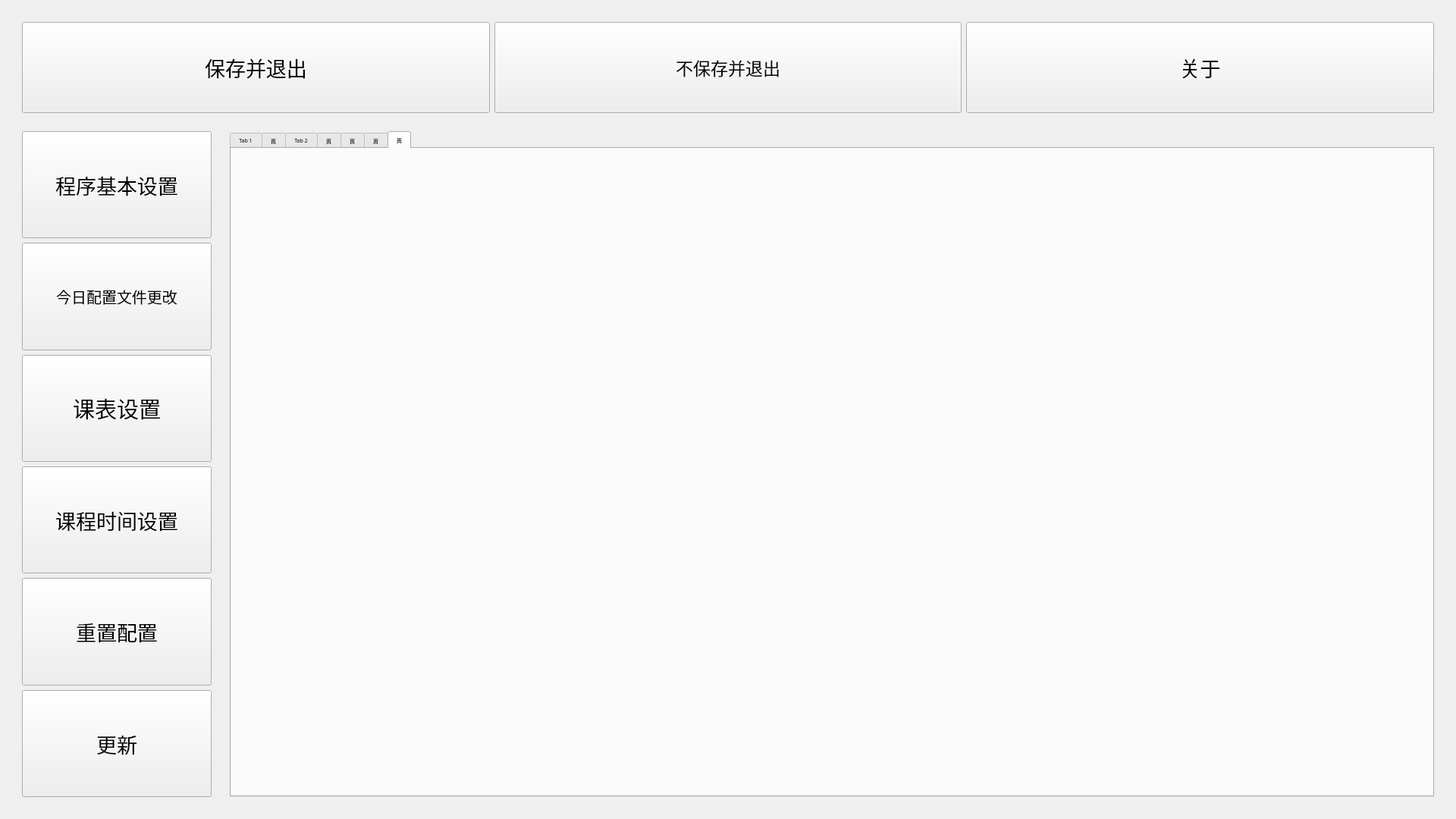
<?xml version="1.0" encoding="UTF-8"?>
<ui version="4.0">
 <class>settings</class>
 <widget class="QWidget" name="settings">
  <property name="geometry">
   <rect>
    <x>0</x>
    <y>0</y>
    <width>1920</width>
    <height>1080</height>
   </rect>
  </property>
  <property name="font">
   <font>
    <family>黑体</family>
    <pointsize>10</pointsize>
   </font>
  </property>
  <property name="windowTitle">
   <string>Form</string>
  </property>
  <layout class="QHBoxLayout" name="horizontalLayout_10">
   <item>
    <widget class="QWidget" name="widget" native="true">
     <layout class="QGridLayout" name="gridLayout" rowstretch="2,13" columnstretch="1,6">
      <item row="1" column="0">
       <widget class="QWidget" name="widget_3" native="true">
        <property name="styleSheet">
         <string notr="true"/>
        </property>
        <layout class="QVBoxLayout" name="verticalLayout_3">
         <item>
          <widget class="QPushButton" name="to_program_config">
           <property name="sizePolicy">
            <sizepolicy hsizetype="Preferred" vsizetype="Preferred">
             <horstretch>0</horstretch>
             <verstretch>0</verstretch>
            </sizepolicy>
           </property>
           <property name="font">
            <font>
             <family>黑体</family>
             <pointsize>20</pointsize>
            </font>
           </property>
           <property name="text">
            <string>程序基本设置</string>
           </property>
          </widget>
         </item>
         <item>
          <widget class="QPushButton" name="to_daily_config">
           <property name="sizePolicy">
            <sizepolicy hsizetype="Preferred" vsizetype="Preferred">
             <horstretch>0</horstretch>
             <verstretch>0</verstretch>
            </sizepolicy>
           </property>
           <property name="font">
            <font>
             <family>黑体</family>
             <pointsize>15</pointsize>
            </font>
           </property>
           <property name="text">
            <string>今日配置文件更改</string>
           </property>
          </widget>
         </item>
         <item>
          <widget class="QPushButton" name="to_lessons">
           <property name="sizePolicy">
            <sizepolicy hsizetype="Preferred" vsizetype="Preferred">
             <horstretch>0</horstretch>
             <verstretch>0</verstretch>
            </sizepolicy>
           </property>
           <property name="font">
            <font>
             <family>黑体</family>
             <pointsize>22</pointsize>
            </font>
           </property>
           <property name="text">
            <string>课表设置</string>
           </property>
          </widget>
         </item>
         <item>
          <widget class="QPushButton" name="to_time">
           <property name="sizePolicy">
            <sizepolicy hsizetype="Preferred" vsizetype="Preferred">
             <horstretch>0</horstretch>
             <verstretch>0</verstretch>
            </sizepolicy>
           </property>
           <property name="font">
            <font>
             <family>黑体</family>
             <pointsize>20</pointsize>
            </font>
           </property>
           <property name="text">
            <string>课程时间设置</string>
           </property>
          </widget>
         </item>
         <item>
          <widget class="QPushButton" name="to_resetting">
           <property name="sizePolicy">
            <sizepolicy hsizetype="Preferred" vsizetype="Preferred">
             <horstretch>0</horstretch>
             <verstretch>0</verstretch>
            </sizepolicy>
           </property>
           <property name="font">
            <font>
             <family>黑体</family>
             <pointsize>20</pointsize>
            </font>
           </property>
           <property name="text">
            <string>重置配置</string>
           </property>
          </widget>
         </item>
         <item>
          <widget class="QPushButton" name="to_update">
           <property name="sizePolicy">
            <sizepolicy hsizetype="Preferred" vsizetype="Preferred">
             <horstretch>0</horstretch>
             <verstretch>0</verstretch>
            </sizepolicy>
           </property>
           <property name="font">
            <font>
             <family>黑体</family>
             <pointsize>20</pointsize>
            </font>
           </property>
           <property name="text">
            <string>更新</string>
           </property>
          </widget>
         </item>
        </layout>
       </widget>
      </item>
      <item row="1" column="1">
       <widget class="QWidget" name="widget_4" native="true">
        <property name="styleSheet">
         <string notr="true"/>
        </property>
        <layout class="QVBoxLayout" name="verticalLayout_2">
         <item>
          <widget class="QTabWidget" name="tabWidget">
           <property name="font">
            <font>
             <family>黑体</family>
             <pointsize>5</pointsize>
            </font>
           </property>
           <property name="focusPolicy">
            <enum>Qt::TabFocus</enum>
           </property>
           <property name="currentIndex">
            <number>6</number>
           </property>
           <widget class="QWidget" name="set_program_config">
            <attribute name="title">
             <string>Tab 1</string>
            </attribute>
            <layout class="QHBoxLayout" name="horizontalLayout_2">
             <item>
              <widget class="QScrollArea" name="program_config_scrollarea">
               <property name="widgetResizable">
                <bool>true</bool>
               </property>
               <widget class="QWidget" name="scrollAreaWidgetContents_2">
                <property name="geometry">
                 <rect>
                  <x>0</x>
                  <y>0</y>
                  <width>1550</width>
                  <height>825</height>
                 </rect>
                </property>
                <layout class="QVBoxLayout" name="verticalLayout_7">
                 <item>
                  <widget class="QWidget" name="program_config_show_area" native="true">
                   <layout class="QVBoxLayout" name="verticalLayout_4"/>
                  </widget>
                 </item>
                </layout>
               </widget>
              </widget>
             </item>
            </layout>
           </widget>
           <widget class="QWidget" name="set_daily_config">
            <attribute name="title">
             <string>页</string>
            </attribute>
            <layout class="QHBoxLayout" name="horizontalLayout_3">
             <item>
              <widget class="QTabWidget" name="daily_config_tab_widget">
               <property name="font">
                <font>
                 <family>黑体</family>
                 <pointsize>20</pointsize>
                </font>
               </property>
               <property name="contextMenuPolicy">
                <enum>Qt::ActionsContextMenu</enum>
               </property>
               <property name="currentIndex">
                <number>0</number>
               </property>
               <property name="movable">
                <bool>true</bool>
               </property>
               <widget class="QWidget" name="tab_lessons_edit">
                <attribute name="title">
                 <string>课表</string>
                </attribute>
                <layout class="QVBoxLayout" name="verticalLayout_8" stretch="1,10">
                 <item>
                  <widget class="QWidget" name="widget_6" native="true">
                   <layout class="QHBoxLayout" name="horizontalLayout_4">
                    <item>
                     <widget class="QPushButton" name="add_dailyconfig_lessons">
                      <property name="sizePolicy">
                       <sizepolicy hsizetype="Preferred" vsizetype="Preferred">
                        <horstretch>0</horstretch>
                        <verstretch>0</verstretch>
                       </sizepolicy>
                      </property>
                      <property name="font">
                       <font>
                        <family>黑体</family>
                        <pointsize>17</pointsize>
                       </font>
                      </property>
                      <property name="text">
                       <string>新建项于末尾</string>
                      </property>
                     </widget>
                    </item>
                    <item>
                     <widget class="QPushButton" name="sort_by_time">
                      <property name="sizePolicy">
                       <sizepolicy hsizetype="Preferred" vsizetype="Preferred">
                        <horstretch>0</horstretch>
                        <verstretch>0</verstretch>
                       </sizepolicy>
                      </property>
                      <property name="font">
                       <font>
                        <family>黑体</family>
                        <pointsize>16</pointsize>
                       </font>
                      </property>
                      <property name="text">
                       <string>按时间排序</string>
                      </property>
                     </widget>
                    </item>
                   </layout>
                  </widget>
                 </item>
                 <item>
                  <widget class="QTableWidget" name="daily_config_tableWidget">
                   <property name="font">
                    <font>
                     <family>黑体</family>
                     <pointsize>20</pointsize>
                    </font>
                   </property>
                   <attribute name="horizontalHeaderStretchLastSection">
                    <bool>false</bool>
                   </attribute>
                   <column>
                    <property name="text">
                     <string>名称</string>
                    </property>
                   </column>
                   <column>
                    <property name="text">
                     <string>起始时间</string>
                    </property>
                   </column>
                   <column>
                    <property name="text">
                     <string>终止时间</string>
                    </property>
                   </column>
                   <column>
                    <property name="text">
                     <string>点击删除(不可撤销)</string>
                    </property>
                   </column>
                  </widget>
                 </item>
                </layout>
               </widget>
              </widget>
             </item>
            </layout>
           </widget>
           <widget class="QWidget" name="set_lessons">
            <property name="font">
             <font>
              <family>Agency FB</family>
              <pointsize>9</pointsize>
             </font>
            </property>
            <attribute name="title">
             <string>Tab 2</string>
            </attribute>
            <layout class="QHBoxLayout" name="horizontalLayout_5">
             <item>
              <widget class="QTabWidget" name="set_lessons_tabWidget">
               <property name="font">
                <font>
                 <family>黑体</family>
                 <pointsize>18</pointsize>
                </font>
               </property>
               <property name="tabPosition">
                <enum>QTabWidget::North</enum>
               </property>
               <property name="currentIndex">
                <number>0</number>
               </property>
               <widget class="QWidget" name="lessons_monday">
                <attribute name="title">
                 <string>周一</string>
                </attribute>
               </widget>
               <widget class="QWidget" name="lessons_tuesday">
                <attribute name="title">
                 <string>周二</string>
                </attribute>
               </widget>
               <widget class="QWidget" name="lessons_wednesday">
                <attribute name="title">
                 <string>周三</string>
                </attribute>
               </widget>
               <widget class="QWidget" name="lessons_thursday">
                <attribute name="title">
                 <string>周四</string>
                </attribute>
               </widget>
               <widget class="QWidget" name="lessons_friday">
                <attribute name="title">
                 <string>周五</string>
                </attribute>
               </widget>
               <widget class="QWidget" name="lessons_saturday">
                <attribute name="title">
                 <string>周六</string>
                </attribute>
               </widget>
               <widget class="QWidget" name="lessons_sunday">
                <attribute name="title">
                 <string>周日</string>
                </attribute>
               </widget>
               <widget class="QWidget" name="lessons_special">
                <attribute name="title">
                 <string>特殊</string>
                </attribute>
               </widget>
               <widget class="QWidget" name="lessons_with_homework">
                <attribute name="title">
                 <string>需生成作业</string>
                </attribute>
               </widget>
              </widget>
             </item>
            </layout>
           </widget>
           <widget class="QWidget" name="show_about">
            <property name="font">
             <font>
              <family>黑体</family>
              <pointsize>12</pointsize>
             </font>
            </property>
            <attribute name="title">
             <string>页</string>
            </attribute>
            <layout class="QVBoxLayout" name="verticalLayout_6" stretch="3,8">
             <item>
              <widget class="QLabel" name="label">
               <property name="font">
                <font>
                 <family>黑体</family>
                 <pointsize>20</pointsize>
                 <weight>75</weight>
                 <bold>true</bold>
                </font>
               </property>
               <property name="text">
                <string>Simple Class Information Display</string>
               </property>
              </widget>
             </item>
             <item>
              <widget class="QWidget" name="widget_5" native="true">
               <property name="font">
                <font>
                 <family>黑体</family>
                 <pointsize>7</pointsize>
                </font>
               </property>
               <layout class="QVBoxLayout" name="verticalLayout_5" stretch="1,1,1">
                <item>
                 <widget class="QLabel" name="now_version">
                  <property name="font">
                   <font>
                    <family>黑体</family>
                    <pointsize>20</pointsize>
                   </font>
                  </property>
                  <property name="text">
                   <string>版本号:等待读取</string>
                  </property>
                 </widget>
                </item>
                <item>
                 <widget class="QLabel" name="label_3">
                  <property name="font">
                   <font>
                    <family>黑体</family>
                    <pointsize>20</pointsize>
                   </font>
                  </property>
                  <property name="styleSheet">
                   <string notr="true">a { color: #007aff; }</string>
                  </property>
                  <property name="text">
                   <string>项目链接: 在&lt;a href=&quot;https://github.com/erduotong/Simple_Class_Information_Display/&quot;style=&quot;color: #007aff;&quot;&gt;Github&lt;/a&gt;上查看/在&lt;a href=&quot;https://gitee.com/erduotong/Simple_Class_Information_Display/&quot;style=&quot;color: #007aff;&quot;&gt;Gitee&lt;/a&gt;上查看</string>
                  </property>
                  <property name="openExternalLinks">
                   <bool>true</bool>
                  </property>
                 </widget>
                </item>
                <item>
                 <widget class="QLabel" name="label_4">
                  <property name="font">
                   <font>
                    <family>黑体</family>
                    <pointsize>20</pointsize>
                   </font>
                  </property>
                  <property name="text">
                   <string>制作:耳朵同</string>
                  </property>
                 </widget>
                </item>
               </layout>
              </widget>
             </item>
            </layout>
           </widget>
           <widget class="QWidget" name="set_time">
            <attribute name="title">
             <string>页</string>
            </attribute>
            <layout class="QHBoxLayout" name="horizontalLayout_6">
             <item>
              <widget class="QTabWidget" name="set_time_tabWidget">
               <property name="font">
                <font>
                 <family>黑体</family>
                 <pointsize>18</pointsize>
                </font>
               </property>
               <property name="currentIndex">
                <number>0</number>
               </property>
               <widget class="QWidget" name="tab">
                <attribute name="title">
                 <string>常规课程(通用)</string>
                </attribute>
                <layout class="QHBoxLayout" name="horizontalLayout_7" stretch="7,0">
                 <item>
                  <widget class="QTableWidget" name="time_edit_tableWidget">
                   <column>
                    <property name="text">
                     <string>课程</string>
                    </property>
                   </column>
                   <column>
                    <property name="text">
                     <string>开始时间</string>
                    </property>
                   </column>
                   <column>
                    <property name="text">
                     <string>结束时间</string>
                    </property>
                   </column>
                  </widget>
                 </item>
                 <item>
                  <widget class="QWidget" name="widget_7" native="true">
                   <layout class="QVBoxLayout" name="verticalLayout_9" stretch="1,3">
                    <item>
                     <widget class="QPushButton" name="time_edit_reorder_button">
                      <property name="sizePolicy">
                       <sizepolicy hsizetype="Expanding" vsizetype="Expanding">
                        <horstretch>0</horstretch>
                        <verstretch>0</verstretch>
                       </sizepolicy>
                      </property>
                      <property name="font">
                       <font>
                        <family>黑体</family>
                        <pointsize>10</pointsize>
                       </font>
                      </property>
                      <property name="text">
                       <string>按时间重排序</string>
                      </property>
                     </widget>
                    </item>
                    <item>
                     <spacer name="verticalSpacer">
                      <property name="orientation">
                       <enum>Qt::Vertical</enum>
                      </property>
                      <property name="sizeHint" stdset="0">
                       <size>
                        <width>20</width>
                        <height>40</height>
                       </size>
                      </property>
                     </spacer>
                    </item>
                   </layout>
                  </widget>
                 </item>
                </layout>
               </widget>
               <widget class="QWidget" name="tab_2">
                <attribute name="title">
                 <string>特殊课程(对应单一课程)</string>
                </attribute>
                <layout class="QHBoxLayout" name="horizontalLayout_8" stretch="7,0">
                 <item>
                  <widget class="QTableWidget" name="time_edit_tableWidget_special">
                   <column>
                    <property name="text">
                     <string>课程</string>
                    </property>
                   </column>
                   <column>
                    <property name="text">
                     <string>开始时间</string>
                    </property>
                   </column>
                   <column>
                    <property name="text">
                     <string>结束时间</string>
                    </property>
                   </column>
                  </widget>
                 </item>
                 <item>
                  <widget class="QWidget" name="widget_8" native="true">
                   <layout class="QVBoxLayout" name="verticalLayout_10" stretch="1,3">
                    <item>
                     <widget class="QPushButton" name="time_edit_reorder_special_button">
                      <property name="sizePolicy">
                       <sizepolicy hsizetype="Expanding" vsizetype="Expanding">
                        <horstretch>0</horstretch>
                        <verstretch>0</verstretch>
                       </sizepolicy>
                      </property>
                      <property name="font">
                       <font>
                        <family>黑体</family>
                        <pointsize>10</pointsize>
                       </font>
                      </property>
                      <property name="text">
                       <string>按时间重排序</string>
                      </property>
                     </widget>
                    </item>
                    <item>
                     <spacer name="verticalSpacer_2">
                      <property name="orientation">
                       <enum>Qt::Vertical</enum>
                      </property>
                      <property name="sizeHint" stdset="0">
                       <size>
                        <width>20</width>
                        <height>40</height>
                       </size>
                      </property>
                     </spacer>
                    </item>
                   </layout>
                  </widget>
                 </item>
                </layout>
               </widget>
              </widget>
             </item>
            </layout>
           </widget>
           <widget class="QWidget" name="resetting">
            <attribute name="title">
             <string>页</string>
            </attribute>
            <layout class="QVBoxLayout" name="verticalLayout_11" stretch="5,1">
             <item>
              <widget class="QWidget" name="widget_9" native="true">
               <layout class="QGridLayout" name="gridLayout_2">
                <item row="0" column="1">
                 <widget class="QCheckBox" name="reset_program_config">
                  <property name="sizePolicy">
                   <sizepolicy hsizetype="Expanding" vsizetype="Expanding">
                    <horstretch>0</horstretch>
                    <verstretch>0</verstretch>
                   </sizepolicy>
                  </property>
                  <property name="font">
                   <font>
                    <family>黑体</family>
                    <pointsize>10</pointsize>
                   </font>
                  </property>
                  <property name="text">
                   <string>程序基本设置</string>
                  </property>
                 </widget>
                </item>
                <item row="0" column="2">
                 <widget class="QCheckBox" name="reset_daily_config">
                  <property name="sizePolicy">
                   <sizepolicy hsizetype="Expanding" vsizetype="Expanding">
                    <horstretch>0</horstretch>
                    <verstretch>0</verstretch>
                   </sizepolicy>
                  </property>
                  <property name="font">
                   <font>
                    <family>黑体</family>
                    <pointsize>10</pointsize>
                   </font>
                  </property>
                  <property name="text">
                   <string>今日配置</string>
                  </property>
                 </widget>
                </item>
                <item row="1" column="1">
                 <widget class="QCheckBox" name="reset_lessons">
                  <property name="sizePolicy">
                   <sizepolicy hsizetype="Expanding" vsizetype="Expanding">
                    <horstretch>0</horstretch>
                    <verstretch>0</verstretch>
                   </sizepolicy>
                  </property>
                  <property name="font">
                   <font>
                    <family>黑体</family>
                    <pointsize>10</pointsize>
                   </font>
                  </property>
                  <property name="text">
                   <string>课表</string>
                  </property>
                 </widget>
                </item>
                <item row="1" column="2">
                 <widget class="QCheckBox" name="reset_time">
                  <property name="sizePolicy">
                   <sizepolicy hsizetype="Expanding" vsizetype="Expanding">
                    <horstretch>0</horstretch>
                    <verstretch>0</verstretch>
                   </sizepolicy>
                  </property>
                  <property name="font">
                   <font>
                    <family>黑体</family>
                    <pointsize>10</pointsize>
                   </font>
                  </property>
                  <property name="text">
                   <string>课程时间</string>
                  </property>
                 </widget>
                </item>
               </layout>
              </widget>
             </item>
             <item>
              <widget class="QWidget" name="widget_10" native="true">
               <layout class="QHBoxLayout" name="horizontalLayout_9">
                <item>
                 <spacer name="horizontalSpacer">
                  <property name="orientation">
                   <enum>Qt::Horizontal</enum>
                  </property>
                  <property name="sizeHint" stdset="0">
                   <size>
                    <width>40</width>
                    <height>20</height>
                   </size>
                  </property>
                 </spacer>
                </item>
                <item>
                 <widget class="QPushButton" name="start_reset">
                  <property name="sizePolicy">
                   <sizepolicy hsizetype="Expanding" vsizetype="Expanding">
                    <horstretch>0</horstretch>
                    <verstretch>0</verstretch>
                   </sizepolicy>
                  </property>
                  <property name="font">
                   <font>
                    <family>黑体</family>
                    <pointsize>7</pointsize>
                   </font>
                  </property>
                  <property name="text">
                   <string>重置所选</string>
                  </property>
                 </widget>
                </item>
                <item>
                 <spacer name="horizontalSpacer_2">
                  <property name="orientation">
                   <enum>Qt::Horizontal</enum>
                  </property>
                  <property name="sizeHint" stdset="0">
                   <size>
                    <width>40</width>
                    <height>20</height>
                   </size>
                  </property>
                 </spacer>
                </item>
               </layout>
              </widget>
             </item>
            </layout>
           </widget>
           <widget class="QWidget" name="tab_3">
            <attribute name="title">
             <string>页</string>
            </attribute>
           </widget>
          </widget>
         </item>
        </layout>
       </widget>
      </item>
      <item row="0" column="0" colspan="2">
       <widget class="QWidget" name="widget_2" native="true">
        <property name="styleSheet">
         <string notr="true"/>
        </property>
        <layout class="QHBoxLayout" name="horizontalLayout">
         <item>
          <widget class="QPushButton" name="save_exit">
           <property name="sizePolicy">
            <sizepolicy hsizetype="Preferred" vsizetype="Preferred">
             <horstretch>0</horstretch>
             <verstretch>0</verstretch>
            </sizepolicy>
           </property>
           <property name="font">
            <font>
             <family>黑体</family>
             <pointsize>20</pointsize>
            </font>
           </property>
           <property name="text">
            <string>保存并退出</string>
           </property>
          </widget>
         </item>
         <item>
          <widget class="QPushButton" name="not_save_exit">
           <property name="sizePolicy">
            <sizepolicy hsizetype="Preferred" vsizetype="Preferred">
             <horstretch>0</horstretch>
             <verstretch>0</verstretch>
            </sizepolicy>
           </property>
           <property name="font">
            <font>
             <family>黑体</family>
             <pointsize>17</pointsize>
            </font>
           </property>
           <property name="text">
            <string>不保存并退出</string>
           </property>
          </widget>
         </item>
         <item>
          <widget class="QPushButton" name="to_about">
           <property name="sizePolicy">
            <sizepolicy hsizetype="Preferred" vsizetype="Preferred">
             <horstretch>0</horstretch>
             <verstretch>0</verstretch>
            </sizepolicy>
           </property>
           <property name="font">
            <font>
             <family>黑体</family>
             <pointsize>20</pointsize>
            </font>
           </property>
           <property name="text">
            <string>关于</string>
           </property>
          </widget>
         </item>
        </layout>
       </widget>
      </item>
     </layout>
    </widget>
   </item>
  </layout>
 </widget>
 <resources/>
 <connections/>
</ui>
